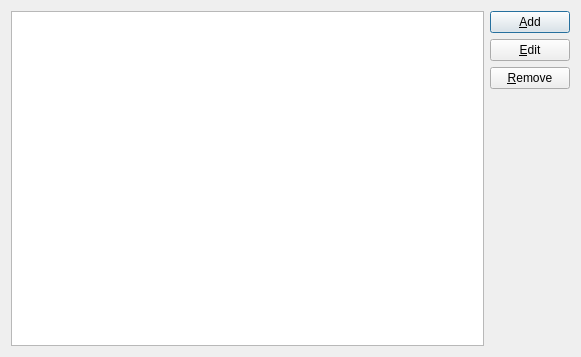
<?xml version="1.0" encoding="UTF-8"?>
<ui version="4.0">
 <class>PlaylistEdit</class>
 <widget class="QDialog" name="PlaylistEdit">
  <property name="geometry">
   <rect>
    <x>0</x>
    <y>0</y>
    <width>581</width>
    <height>357</height>
   </rect>
  </property>
  <property name="windowTitle">
   <string>Dialog</string>
  </property>
  <layout class="QHBoxLayout" name="horizontalLayout">
   <item>
    <widget class="QListWidget" name="lstPlaylists"/>
   </item>
   <item>
    <layout class="QVBoxLayout" name="verticalLayout">
     <item>
      <widget class="QPushButton" name="bAddNew">
       <property name="text">
        <string>&amp;Add</string>
       </property>
      </widget>
     </item>
     <item>
      <widget class="QPushButton" name="bEditName">
       <property name="text">
        <string>&amp;Edit</string>
       </property>
      </widget>
     </item>
     <item>
      <widget class="QPushButton" name="bRemove">
       <property name="text">
        <string>&amp;Remove</string>
       </property>
      </widget>
     </item>
     <item>
      <spacer name="verticalSpacer">
       <property name="orientation">
        <enum>Qt::Vertical</enum>
       </property>
       <property name="sizeHint" stdset="0">
        <size>
         <width>20</width>
         <height>40</height>
        </size>
       </property>
      </spacer>
     </item>
    </layout>
   </item>
  </layout>
 </widget>
 <resources/>
 <connections/>
</ui>
